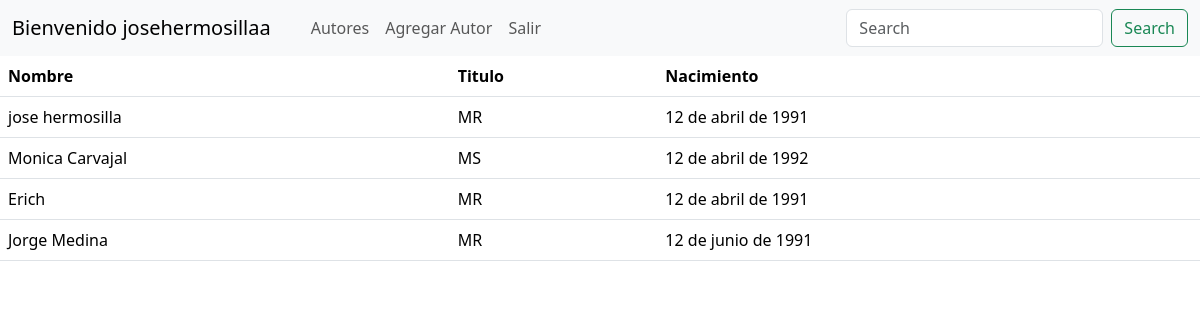
Page /authors/ (signed in) on the committed database.
### primera/models.py (models this page shows, shortened)
class Author(models.Model):
    name = models.CharField(max_length=100, verbose_name='Nombre Completo')
    title = models.CharField(max_length=3, choices=TITLE_CHOICES, verbose_name='Titulo')
    birth_date = models.DateField(blank=True, null=True, verbose_name='Fecha de Nacimiento')
    created = models.DateTimeField(auto_now_add=True, verbose_name='Fecha de Creación')
    updated = models.DateTimeField(auto_now=True, verbose_name='Fecha de actuialización')
    class Meta:
        permissions = (
            ("es_miembro_1", "Es miembro con prioridad 1"),
            )
        verbose_name = 'Autor'
        verbose_name_plural = 'Autores'
        ordering = ['-created']

### primera/views.py (the view)
# urls.py: path('authors/', authors_view, name='authors'),
@permission_required(perm='primera.es_miembro_1', raise_exception=True)
def authors_view(request):
    authors = Author.objects.all()
    return render(request, 'authors.html', context={'authors':authors})

### templates/authors.html (shortened to what this page needs)
{% extends 'base.html' %}
{% block content %}
<table class="table">
    <thead>
      <tr>
        <th scope="col">Nombre</th>
        <th scope="col">Titulo</th>
        <th scope="col">Nacimiento</th>
      </tr>
    </thead>
    <tbody>
        {% for author in authors  %}
        <tr>
            <td>{{author.name}}</td>
            <td>{{author.title}}</td>
            <td>{{author.birth_date}}</td>
          </tr>
        {% endfor %}
    </tbody>
  </table>
{% endblock content %}

### templates/base.html (shortened to what this page needs)
<!DOCTYPE html>
<html lang="en">
  <head>
    {% load bootstrap5 %} {% bootstrap_css %} {%bootstrap_javascript %}
    {%bootstrap_messages %} {% load static %}
    <link rel="stylesheet" href="{% static 'css/style.css' %}" />
  </head>
  <body>
    {% block navbar %}
    <nav class="navbar navbar-expand-lg bg-light">
      <div class="container-fluid">
        <a class="navbar-brand" href="#">{% if user.is_authenticated %}Bienvenido {{user.username}} {% else %}Sistema{% endif %}</a>
        <div class="collapse navbar-collapse" id="navbarSupportedContent">
          <ul class="navbar-nav me-auto mb-2 mb-lg-0">
            {% if user.is_authenticated %}
            <li class="nav-item">
              <a class="nav-link active" aria-current="page" href="#"></a>
            </li>
            <li class="nav-item">
              <a class="nav-link" href="/authors">Autores</a>
            </li>
            {% if user.is_staff %}
              <li class="nav-item">
                <a class="nav-link" href="/authorform">Agregar Autor</a>
              </li>
            {% endif %}
            <li class="nav-item">
              <a class="nav-link" href="/logout">Salir</a>
            </li>
          </ul>
          {% endif %}
          <form class="d-flex" role="search">
            <input
              class="form-control me-2"
              type="search"
              placeholder="Search"
              aria-label="Search"
            />
            <button class="btn btn-outline-success" type="submit">Search</button>
          </form>
        </div>
      </div>
    </nav>
    {% endblock navbar %}
    {% block content %} {% endblock content %}
  </body>
</html>

### rows in the picture
Author: name "jose hermosilla", title "MR", birth_date "12 de abril de 1991"
Author: name "Monica Carvajal", title "MS", birth_date "12 de abril de 1992"
Author: name "Erich", title "MR", birth_date "12 de abril de 1991"
Author: name "Jorge Medina", title "MR", birth_date "12 de junio de 1991"

### other values in the picture
{{ user.username }} "josehermosillaa"
